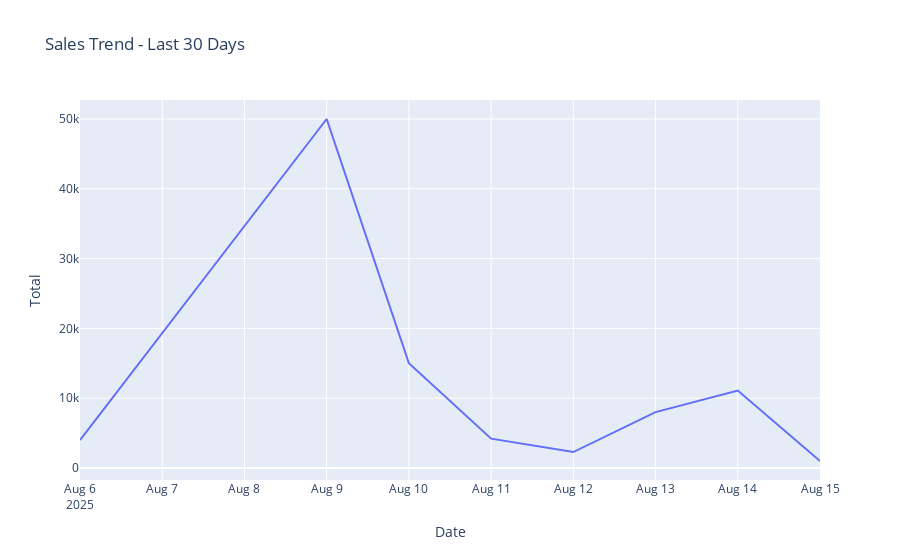

Source (notebook cell):
### Code cell
import plotly.express as px

fig = px.line(sales, x=sales.index, y="Total", title=f"Sales Trend - Last {time_period} Days")
fig.show()

### Figure 1 — Plotly figure (JSON) as saved in the notebook; plotly's stock layout.template omitted (floating-point values rounded to 4 significant figures)
{"data": [{"hovertemplate": "Date=%{x}<br>Total=%{y}<extra></extra>", "legendgroup": "", "line": {"color": "#636efa", "dash": "solid"}, "marker": {"symbol": "circle"}, "mode": "lines", "name": "", "orientation": "v", "showlegend": false, "type": "scatter", "x": ["2025-08-06T00:00:00.000000000", "2025-08-09T00:00:00.000000000", "2025-08-10T00:00:00.000000000", "2025-08-11T00:00:00.000000000", "2025-08-12T00:00:00.000000000", "2025-08-13T00:00:00.000000000", "2025-08-14T00:00:00.000000000", "2025-08-15T00:00:00.000000000"], "xaxis": "x", "y": [4000, 50000, 15000, 4200, 2280, 8000, 11100, 1000], "yaxis": "y"}], "layout": {"legend": {"tracegroupgap": 0}, "title": {"text": "Sales Trend - Last 30 Days"}, "xaxis": {"anchor": "y", "domain": [0, 1], "title": {"text": "Date"}}, "yaxis": {"anchor": "x", "domain": [0, 1], "title": {"text": "Total"}}}}
